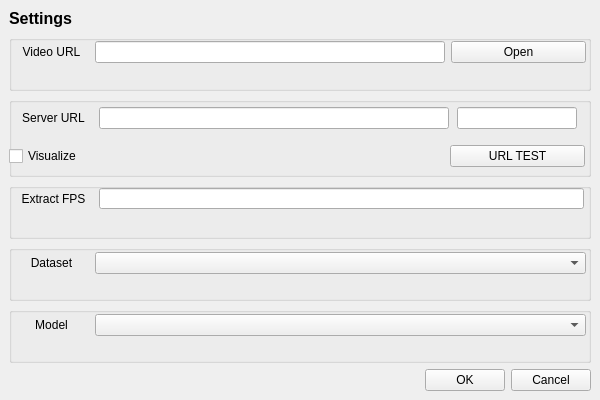
<?xml version="1.0" encoding="UTF-8"?>
<ui version="4.0">
 <class>settings_window</class>
 <widget class="QMainWindow" name="settings_window">
  <property name="geometry">
   <rect>
    <x>0</x>
    <y>0</y>
    <width>600</width>
    <height>400</height>
   </rect>
  </property>
  <property name="minimumSize">
   <size>
    <width>600</width>
    <height>400</height>
   </size>
  </property>
  <property name="maximumSize">
   <size>
    <width>600</width>
    <height>400</height>
   </size>
  </property>
  <property name="windowTitle">
   <string>Settings</string>
  </property>
  <widget class="QWidget" name="settings_widget">
   <property name="minimumSize">
    <size>
     <width>600</width>
     <height>400</height>
    </size>
   </property>
   <property name="maximumSize">
    <size>
     <width>600</width>
     <height>400</height>
    </size>
   </property>
   <layout class="QGridLayout" name="grid_layout">
    <item row="8" column="0">
     <layout class="QHBoxLayout" name="horizontal_layout_button">
      <item>
       <spacer name="horizontalSpacer">
        <property name="orientation">
         <enum>Qt::Horizontal</enum>
        </property>
        <property name="sizeHint" stdset="0">
         <size>
          <width>40</width>
          <height>20</height>
         </size>
        </property>
       </spacer>
      </item>
      <item>
       <widget class="QPushButton" name="button_ok">
        <property name="text">
         <string>OK</string>
        </property>
       </widget>
      </item>
      <item>
       <widget class="QPushButton" name="button_cancel">
        <property name="text">
         <string>Cancel</string>
        </property>
       </widget>
      </item>
     </layout>
    </item>
    <item row="2" column="0">
     <widget class="QGroupBox" name="group_box_server_url">
      <property name="minimumSize">
       <size>
        <width>0</width>
        <height>80</height>
       </size>
      </property>
      <property name="maximumSize">
       <size>
        <width>16777215</width>
        <height>80</height>
       </size>
      </property>
      <property name="title">
       <string/>
      </property>
      <widget class="QWidget" name="verticalLayoutWidget">
       <property name="geometry">
        <rect>
         <x>0</x>
         <y>0</y>
         <width>576</width>
         <height>75</height>
        </rect>
       </property>
       <layout class="QVBoxLayout" name="verticalLayout_5">
        <item>
         <layout class="QHBoxLayout" name="horizontal_layout_server_url">
          <property name="leftMargin">
           <number>5</number>
          </property>
          <property name="topMargin">
           <number>5</number>
          </property>
          <property name="rightMargin">
           <number>5</number>
          </property>
          <property name="bottomMargin">
           <number>5</number>
          </property>
          <item>
           <widget class="QLabel" name="label_server_url">
            <property name="minimumSize">
             <size>
              <width>75</width>
              <height>0</height>
             </size>
            </property>
            <property name="maximumSize">
             <size>
              <width>75</width>
              <height>16777215</height>
             </size>
            </property>
            <property name="text">
             <string>Server URL</string>
            </property>
            <property name="alignment">
             <set>Qt::AlignCenter</set>
            </property>
           </widget>
          </item>
          <item>
           <widget class="QLineEdit" name="edit_text_server_url">
            <property name="minimumSize">
             <size>
              <width>240</width>
              <height>0</height>
             </size>
            </property>
            <property name="maximumSize">
             <size>
              <width>350</width>
              <height>16777215</height>
             </size>
            </property>
           </widget>
          </item>
          <item>
           <widget class="QLineEdit" name="edit_text_server_port">
            <property name="minimumSize">
             <size>
              <width>100</width>
              <height>0</height>
             </size>
            </property>
            <property name="maximumSize">
             <size>
              <width>120</width>
              <height>16777215</height>
             </size>
            </property>
           </widget>
          </item>
         </layout>
        </item>
        <item>
         <layout class="QHBoxLayout" name="horizontalLayout_4">
          <item>
           <widget class="QCheckBox" name="check_box_analysis_type">
            <property name="text">
             <string>Visualize</string>
            </property>
           </widget>
          </item>
          <item>
           <widget class="QPushButton" name="button_server_url_test">
            <property name="minimumSize">
             <size>
              <width>135</width>
              <height>0</height>
             </size>
            </property>
            <property name="maximumSize">
             <size>
              <width>135</width>
              <height>16777215</height>
             </size>
            </property>
            <property name="text">
             <string>URL TEST</string>
            </property>
           </widget>
          </item>
         </layout>
        </item>
       </layout>
      </widget>
     </widget>
    </item>
    <item row="4" column="0">
     <widget class="QGroupBox" name="group_box_fps">
      <property name="title">
       <string/>
      </property>
      <widget class="QWidget" name="horizontalLayoutWidget_2">
       <property name="geometry">
        <rect>
         <x>0</x>
         <y>0</y>
         <width>582</width>
         <height>31</height>
        </rect>
       </property>
       <layout class="QHBoxLayout" name="horizontal_layout_fps">
        <property name="leftMargin">
         <number>5</number>
        </property>
        <property name="topMargin">
         <number>5</number>
        </property>
        <property name="rightMargin">
         <number>5</number>
        </property>
        <property name="bottomMargin">
         <number>5</number>
        </property>
        <item>
         <widget class="QLabel" name="label_fps">
          <property name="minimumSize">
           <size>
            <width>75</width>
            <height>0</height>
           </size>
          </property>
          <property name="maximumSize">
           <size>
            <width>75</width>
            <height>16777215</height>
           </size>
          </property>
          <property name="text">
           <string>Extract FPS</string>
          </property>
          <property name="alignment">
           <set>Qt::AlignCenter</set>
          </property>
         </widget>
        </item>
        <item>
         <widget class="QLineEdit" name="edit_text_fps">
          <property name="maximumSize">
           <size>
            <width>485</width>
            <height>16777215</height>
           </size>
          </property>
         </widget>
        </item>
       </layout>
      </widget>
     </widget>
    </item>
    <item row="0" column="0">
     <widget class="QLabel" name="label">
      <property name="minimumSize">
       <size>
        <width>0</width>
        <height>20</height>
       </size>
      </property>
      <property name="maximumSize">
       <size>
        <width>16777215</width>
        <height>20</height>
       </size>
      </property>
      <property name="text">
       <string>&lt;html&gt;&lt;head/&gt;&lt;body&gt;&lt;p&gt;&lt;span style=&quot; font-size:12pt; font-weight:600;&quot;&gt;Settings&lt;/span&gt;&lt;/p&gt;&lt;/body&gt;&lt;/html&gt;</string>
      </property>
     </widget>
    </item>
    <item row="1" column="0">
     <widget class="QGroupBox" name="group_box_video_url">
      <property name="title">
       <string/>
      </property>
      <widget class="QWidget" name="horizontalLayoutWidget">
       <property name="geometry">
        <rect>
         <x>0</x>
         <y>0</y>
         <width>582</width>
         <height>34</height>
        </rect>
       </property>
       <layout class="QHBoxLayout" name="horizontal_layout_video_url">
        <property name="leftMargin">
         <number>5</number>
        </property>
        <property name="topMargin">
         <number>5</number>
        </property>
        <property name="rightMargin">
         <number>5</number>
        </property>
        <property name="bottomMargin">
         <number>5</number>
        </property>
        <item>
         <widget class="QLabel" name="label_video_url">
          <property name="minimumSize">
           <size>
            <width>75</width>
            <height>0</height>
           </size>
          </property>
          <property name="maximumSize">
           <size>
            <width>75</width>
            <height>16777215</height>
           </size>
          </property>
          <property name="text">
           <string>Video URL</string>
          </property>
          <property name="alignment">
           <set>Qt::AlignCenter</set>
          </property>
         </widget>
        </item>
        <item>
         <widget class="QLineEdit" name="edit_text_video_url">
          <property name="maximumSize">
           <size>
            <width>350</width>
            <height>16777215</height>
           </size>
          </property>
         </widget>
        </item>
        <item>
         <widget class="QPushButton" name="button_open">
          <property name="text">
           <string>Open</string>
          </property>
         </widget>
        </item>
       </layout>
      </widget>
     </widget>
    </item>
    <item row="5" column="0">
     <widget class="QGroupBox" name="group_box_dataset">
      <property name="title">
       <string/>
      </property>
      <widget class="QWidget" name="horizontalLayoutWidget_3">
       <property name="geometry">
        <rect>
         <x>0</x>
         <y>0</y>
         <width>582</width>
         <height>36</height>
        </rect>
       </property>
       <layout class="QHBoxLayout" name="horizontal_layout_dataset">
        <property name="leftMargin">
         <number>5</number>
        </property>
        <property name="topMargin">
         <number>5</number>
        </property>
        <property name="rightMargin">
         <number>5</number>
        </property>
        <property name="bottomMargin">
         <number>5</number>
        </property>
        <item>
         <widget class="QLabel" name="label_dataset">
          <property name="minimumSize">
           <size>
            <width>75</width>
            <height>0</height>
           </size>
          </property>
          <property name="maximumSize">
           <size>
            <width>75</width>
            <height>16777215</height>
           </size>
          </property>
          <property name="text">
           <string>Dataset</string>
          </property>
          <property name="alignment">
           <set>Qt::AlignCenter</set>
          </property>
         </widget>
        </item>
        <item>
         <widget class="QComboBox" name="combo_box_dataset"/>
        </item>
       </layout>
      </widget>
     </widget>
    </item>
    <item row="6" column="0">
     <widget class="QGroupBox" name="group_box_model">
      <property name="title">
       <string/>
      </property>
      <widget class="QWidget" name="horizontalLayoutWidget_4">
       <property name="geometry">
        <rect>
         <x>0</x>
         <y>0</y>
         <width>582</width>
         <height>36</height>
        </rect>
       </property>
       <layout class="QHBoxLayout" name="horizontal_layout_model">
        <property name="leftMargin">
         <number>5</number>
        </property>
        <property name="topMargin">
         <number>5</number>
        </property>
        <property name="rightMargin">
         <number>5</number>
        </property>
        <property name="bottomMargin">
         <number>5</number>
        </property>
        <item>
         <widget class="QLabel" name="label_model">
          <property name="minimumSize">
           <size>
            <width>75</width>
            <height>0</height>
           </size>
          </property>
          <property name="maximumSize">
           <size>
            <width>75</width>
            <height>16777215</height>
           </size>
          </property>
          <property name="text">
           <string>Model</string>
          </property>
          <property name="alignment">
           <set>Qt::AlignCenter</set>
          </property>
         </widget>
        </item>
        <item>
         <widget class="QComboBox" name="combo_box_model"/>
        </item>
       </layout>
      </widget>
     </widget>
    </item>
   </layout>
  </widget>
 </widget>
 <tabstops>
  <tabstop>edit_text_video_url</tabstop>
  <tabstop>button_open</tabstop>
  <tabstop>edit_text_server_url</tabstop>
  <tabstop>edit_text_server_port</tabstop>
  <tabstop>combo_box_model</tabstop>
  <tabstop>button_cancel</tabstop>
  <tabstop>edit_text_fps</tabstop>
  <tabstop>combo_box_dataset</tabstop>
  <tabstop>button_ok</tabstop>
 </tabstops>
 <resources/>
 <connections/>
</ui>
